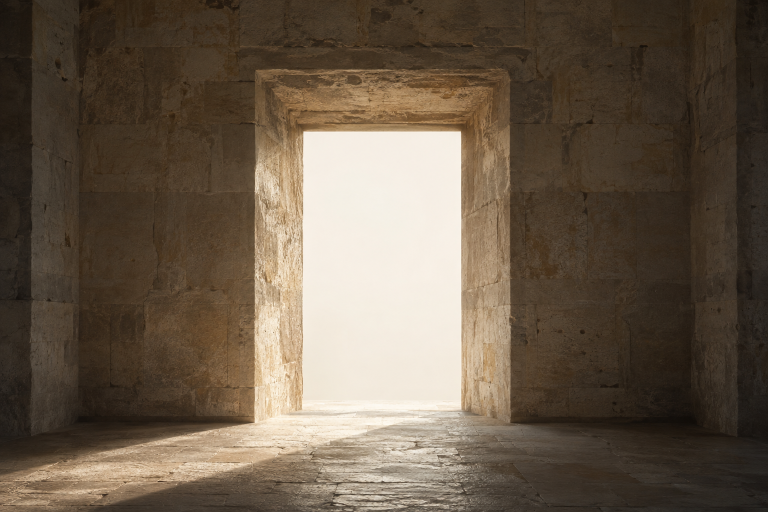
#> input picture assets/inbox/07-hero-06a-threshold/raw-1.png, 1536 x 1024 px (shown at 1/2 size); its folder holds only this picture in this run
$ python grade.py
#> lines starting #> are read from the running program, lines starting #| are printed output that depends on the picture
#> further down, im is the input picture: PIL image 1536x1024 RGB; mean R, G, B 104.2, 89.8, 73.7
#> `gray = im.convert('L')`:
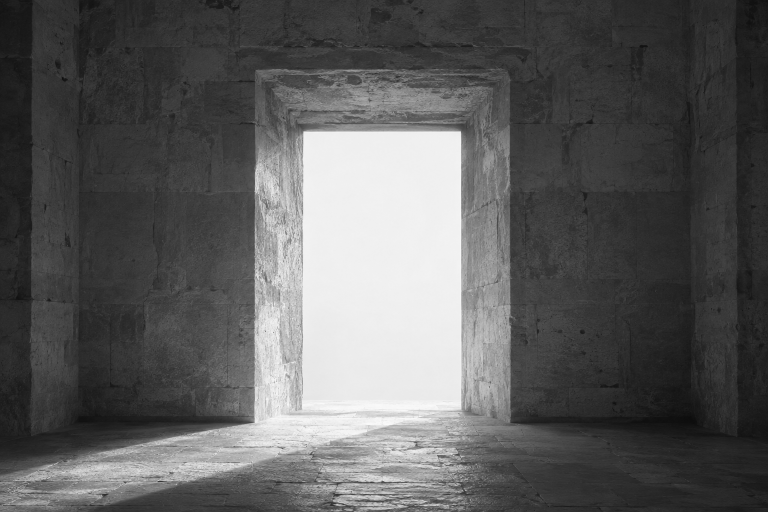
#> gray: PIL image 1536x1024 L (shown at 1/2 size); min 11, max 253, mean 92.3
from PIL import Image
import random

STOPS = [(0.0, (20,18,15)), (0.48, (110,103,89)),
         (0.67, (138,100,37)), (1.0, (253,246,236))]

def color(t):
#> called with t = 0.124
    for (a, ca), (b, cb) in zip(STOPS, STOPS[1:]):
        if t <= b:
            f = max(0.0, (t-a)/(b-a))
            return tuple(round(x+(y-x)*f) for x,y in zip(ca,cb))
    return STOPS[-1][1]

for variant in (1, 2):
    im = Image.open(f'raw-{variant}.png').convert('RGB')
    assert im.size == (1536,1024), im.size
    gray = im.convert('L')
    rng = random.Random(7010 + variant)
    # Fine independent monochrome grain: uniform +/-2% of full scale.
    # Grain in luminance before palette mapping keeps every pixel on the ramp.
#> (the run stopped early here; a loop or call above may not have finished)
